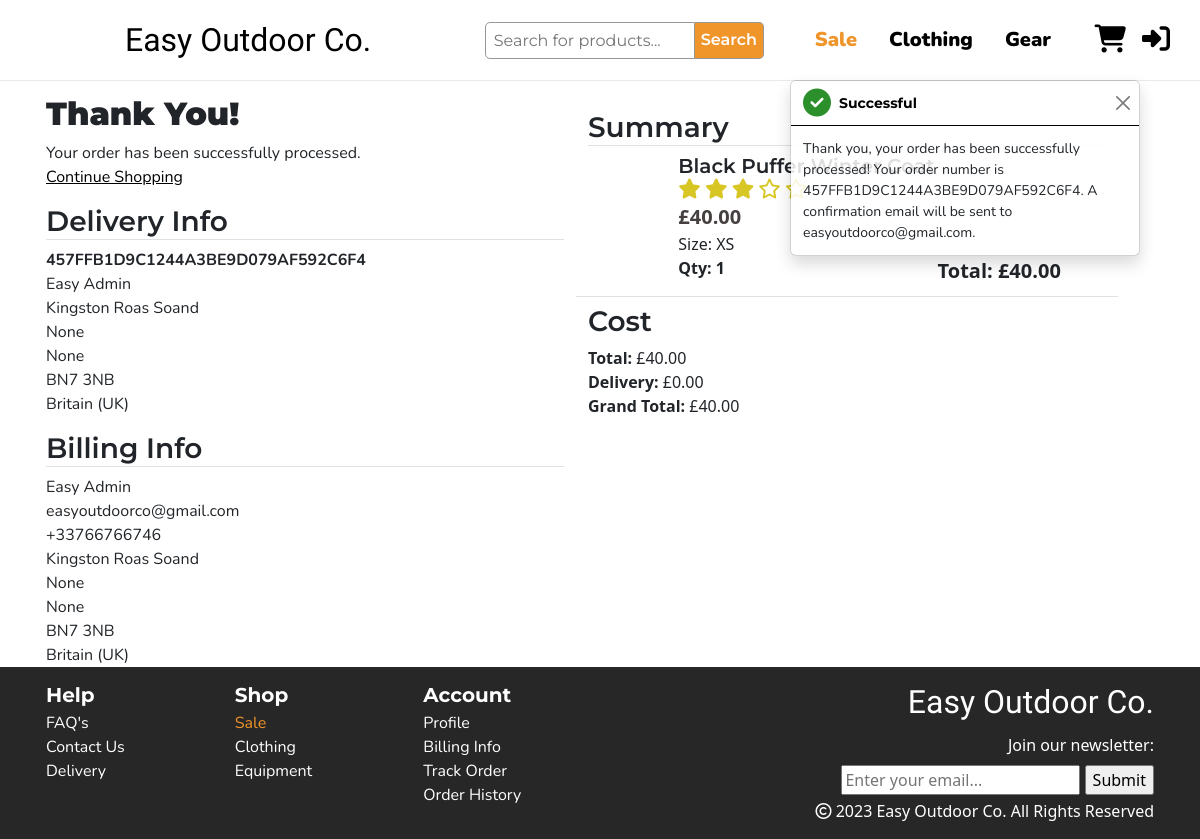
Screenshot of /checkout/checkout_success/457FFB1D9C1244A3BE9D079AF592C6F4 with the database file from the repository.
### checkout/models.py (models this page shows, shortened)
class Order(models.Model):
    order_number = models.CharField(max_length=32, null=False, editable=False)
    full_name = models.CharField(max_length=50, null=False, blank=False)
    email = models.EmailField(max_length=254, null=False, blank=False)
    phone_number = models.CharField(max_length=20, null=False, blank=False)
    user_profile = models.ForeignKey(UserProfile, on_delete=models.SET_NULL,
                                     null=True, blank=True, related_name='orders')
    country = CountryField(blank_label='Country *', null=False, blank=False)
    postcode = models.CharField(max_length=20, null=True, blank=True)
    town_or_city = models.CharField(max_length=40, null=False, blank=False)
    street_address1 = models.CharField(max_length=80, null=False, blank=False)
    street_address2 = models.CharField(max_length=80, null=True, blank=True)
    county = models.CharField(max_length=80, null=True, blank=True)
    date = models.DateTimeField(auto_now_add=True)
    delivery_cost = models.DecimalField(max_digits=6, decimal_places=2, null=False, default=0)
    order_total = models.DecimalField(max_digits=10, decimal_places=2, null=False, default=0)
    grand_total = models.DecimalField(max_digits=10, decimal_places=2, null=False, default=0)
    original_bag = models.TextField(null=False, blank=False, default='')
    stripe_pid = models.CharField(max_length=254, null=False, blank=False, default='')

class OrderLineItem(models.Model):
    order = models.ForeignKey(Order, null=False, blank=False, on_delete=models.CASCADE, related_name='lineitems')
    product = models.ForeignKey(Product, null=False, blank=False, on_delete=models.CASCADE)
    product_size = models.CharField(max_length=2, null=True, blank=True)
    quantity = models.IntegerField(null=False, blank=False, default=0)
    lineitem_total = models.DecimalField(max_digits=6, decimal_places=2, null=False, blank=False, editable=False)

### products/models.py (models this page shows, shortened)
class Product(models.Model):
    category = models.ForeignKey('Category', null=True, on_delete=models.SET_NULL)
    name = models.CharField(max_length=200)
    desc = models.TextField()
    slug = models.SlugField(max_length=50, unique=True, blank=True, null=True)
    has_sizes = models.BooleanField(blank=False, default=True)
    image = models.ImageField(null=True, blank=True)
    image_url = models.URLField(null=True, blank=True)
    price = models.DecimalField(max_digits=6, decimal_places=2)
    sale_price = models.DecimalField(max_digits=6, decimal_places=2, null=True, blank=True)
    rating = models.DecimalField(max_digits=4, decimal_places=2, null=True, blank=True, validators=[MaxValueValidator(5)])
    image = models.ImageField(null=True, blank=True)
    image_url = models.URLField(null=True, blank=True)
    def round_rating(self):
        return round(self.rating * 2) / 2

### checkout/views.py (the view, shortened to what this page needs)
# urls.py: path('checkout_success/<order_number>', views.checkout_success, name='checkout_success'),
def checkout_success(request, order_number):
    save_info = request.session.get('save_info')
    order = get_object_or_404(Order, order_number=order_number)
    order_items = OrderLineItem.objects.filter(order=order)
    messages.success(request, f'Thank you, your order has been successfully processed! \
        Your order number is {order_number}. A confirmation \
        email will be sent to {order.email}.')
    if 'basket' in request.session:
        del request.session['basket']
    template = 'checkout/checkout_success.html'
    context = {
        'order': order,
        'order_items': order_items,
    }
    return render(request, template, context)

### basket/contexts.py (called while the page is built, shortened)
def basket_contents(request):
    basket_items = []
    total = 0
    product_count = 0
    basket = request.session.get('basket', {})
    if total < settings.FREE_DELIVERY_THRESHOLD:
        delivery = total * Decimal(settings.STANDARD_DELIVERY_PERCENTAGE)
        free_delivery_delta = settings.FREE_DELIVERY_THRESHOLD - total
    else:
        delivery = 0
        free_delivery_delta = 0
    grand_total = delivery + total
    context = {
        'basket_items': basket_items,
        'total': total,
        'product_count': product_count,
        'delivery': delivery,
        'free_delivery_delta': free_delivery_delta,
        'grand_total': grand_total,
    }
    return context

### basket/templatetags/basket_tools.py (called while the page is built)
@register.filter(name='calc_total_price')
def calc_total_price(price, quantity):
    return price * quantity

### checkout/templates/checkout/checkout_success.html (shortened to what this page needs)
{% extends "base.html" %}
{% load static %}
{% load basket_tools %}
{% block extra_css %}
<link rel="stylesheet" href="{% static 'checkout/css/checkout.css' %}">
<link rel="stylesheet" href="{% static 'basket/css/basket.css' %}">
{% endblock %}
{% block content %}
<section class="checkout-section">
    <div class="container px-3">
        <div class="row">
            <div class="row col-md-6 delivery-info">
                <div class="row mb-3">
                    <h2>Thank You!</h2>
                    <p>Your order has been successfully processed.</p>
                    <a class="text-decoration-underline text-black" href="{url 'products'}">Continue Shopping</a>
                </div>
                <div class="col-12">
                    <h3 class="border-bottom">Delivery Info</h3>
                    <p class="fw-bold">{{ order.order_number }}</p>
                    <p>{{ order.full_name }}</p>
                    <p>{{ order.street_address1 }}</p>
                    <p>{{ order.street_address2 }}</p>
                    <p>{{ order.county }}</p>
                    <p>{{ order.postcode }}</p>
                    <p>{{ order.country.name }}</p>
                </div>
                <div class="col-12 mt-3">
                    <h3 class="border-bottom">Billing Info</h3>
                    <p>{{ order.full_name }}</p>
                    <p>{{ order.email }}</p>
                    <p>{{ order.phone_number }}</p>
                    <p>{{ order.street_address1 }}</p>
                    <p>{{ order.street_address2 }}</p>
                    <p>{{ order.county }}</p>
                    <p>{{ order.postcode }}</p>
                    <p>{{ order.country.name }}</p>
                </div>
            </div>
            <div class="row col-md-6">
                <div class="col-12 order-summary my-3">
                    <h3 class="border-bottom">Summary</h3>
                    {% for item in order_items %}
                    <div class="border-bottom row item-row my-2">
                        <div class="img-container d-none d-sm-block col-2 p-0">
                        </div>
                        <div class="col-sm-9">
                            <div class="container h-100 p-0">
                                <div class="row">
                                    <div class="col-12 d-flex justify-content-between">
                                        <h3 class="fs-5 m-0">{{ item.product.name }}</h3>
                                    </div>
                                </div>
                                <div class="row">
                                    {% include 'basket/includes/rating.html' %}
                                </div>
                                <div class="row">
                                    <div class="col-12">
                                        <p class="m-0 fs-5 item-price">£{{ item.product.price }}</p>
                                    </div>
                                </div>
                                <div class="row">
                                    <div class="col-12">
                                        {% if item.product_size%}
                                            <p class="m-0">Size: {{ item.product_size| upper }}</p>
                                        {% endif %}
                                    </div>
                                </div>
                                <div class="row">
                                    <div class="col-6">
                                        <p class="quantity fw-bold">Qty: {{ item.quantity }} </p>
                                    </div>
                                    <div class="col-6">
                                        <p class="fw-bold total-price fs-5 m-0 text-end">Total: £{{ item.product.price | calc_total_price:item.quantity }}</p>
                                    </div>
                                </div>
                            </div>
                        </div>
                    </div>
                    {% endfor %}
                    <div class="row">
                        <h3>Cost</h3>
                        <p class="m-0"><strong>Total:</strong> £{{ order.order_total }}</p>
                        <p class="m-0"><strong>Delivery:</strong> £{{ order.delivery_cost }}</p>
                        <p class="m-0"><strong>Grand Total:</strong> £{{ order.grand_total }}</p>
                    </div>
                </div>
            </div>
        </div>
    </div>
</section>
{% endblock %}

### basket/templates/basket/includes/rating.html (shortened to what this page needs)
{% if item.product.round_rating == 0 %}
    <div class="star-rating">
        <i class="fa-regular fa-star"></i>
        <i class="fa-regular fa-star"></i>
        <i class="fa-regular fa-star"></i>
        <i class="fa-regular fa-star"></i>
        <i class="fa-regular fa-star"></i>
    </div>
{% elif item.product.round_rating == 3 %}
    <div class="star-rating">
        <i class="fa-solid fa-star"></i>
        <i class="fa-solid fa-star"></i>
        <i class="fa-solid fa-star"></i>
        <i class="fa-regular fa-star"></i>
        <i class="fa-regular fa-star"></i>
    </div>
{% endif %}

### static/css/base.css (style rules this page uses)
body { height: 100vh; width: 100%; margin: 0; display: table; }
.star-rating i { color: #d8c625; }

### checkout/static/checkout/css/checkout.css (style rules this page uses)
.checkout-section { padding-top: 15px; background-color: white; }
.checkout-section h2 { font-family: Montserrat, sans-serif; font-weight: 900; }
.checkout-section h3 { font-family: Montserrat, sans-serif; font-weight: 600; }
.delivery-info p { margin: 0; max-width: 100vw; font-family: Nunito, sans-serif; }

### basket/static/basket/css/basket.css (style rules this page uses)
a { text-decoration: none; font-family: Nunito, sans-serif; }
.star-rating > i { font-size: 1.25rem; }
.item-price { color: #474040; font-weight: 900; }
.img-container { position: relative; }
.img-container:after { content: ""; display: block; padding-bottom: 100%; }

### rows the page displays
Order: order_number "457FFB1D9C1244A3BE9D079AF592C6F4", full_name "Easy Admin", street_address1 "Kingston Roas Soand", street_address2 "None", county "None", postcode "BN7 3NB", country.name "Britain (UK)", email "easyoutdoorco@gmail.com", phone_number "+33766766746", order_total "40.00", delivery_cost "0.00", grand_total "40.00"
OrderLineItem: product.name "Black Puffer Winter Coat", product.price "40.00", product_size "XS", quantity "1", product.price|calc_total_price "40.00"

### other values shown
{{ message }} "Thank you, your order has been successfully processed! Your order number is 457FFB1D9C1244A3BE9D079AF592C6F4. A confirmation email will be sent to easyoutdoorco@gmail.com."
